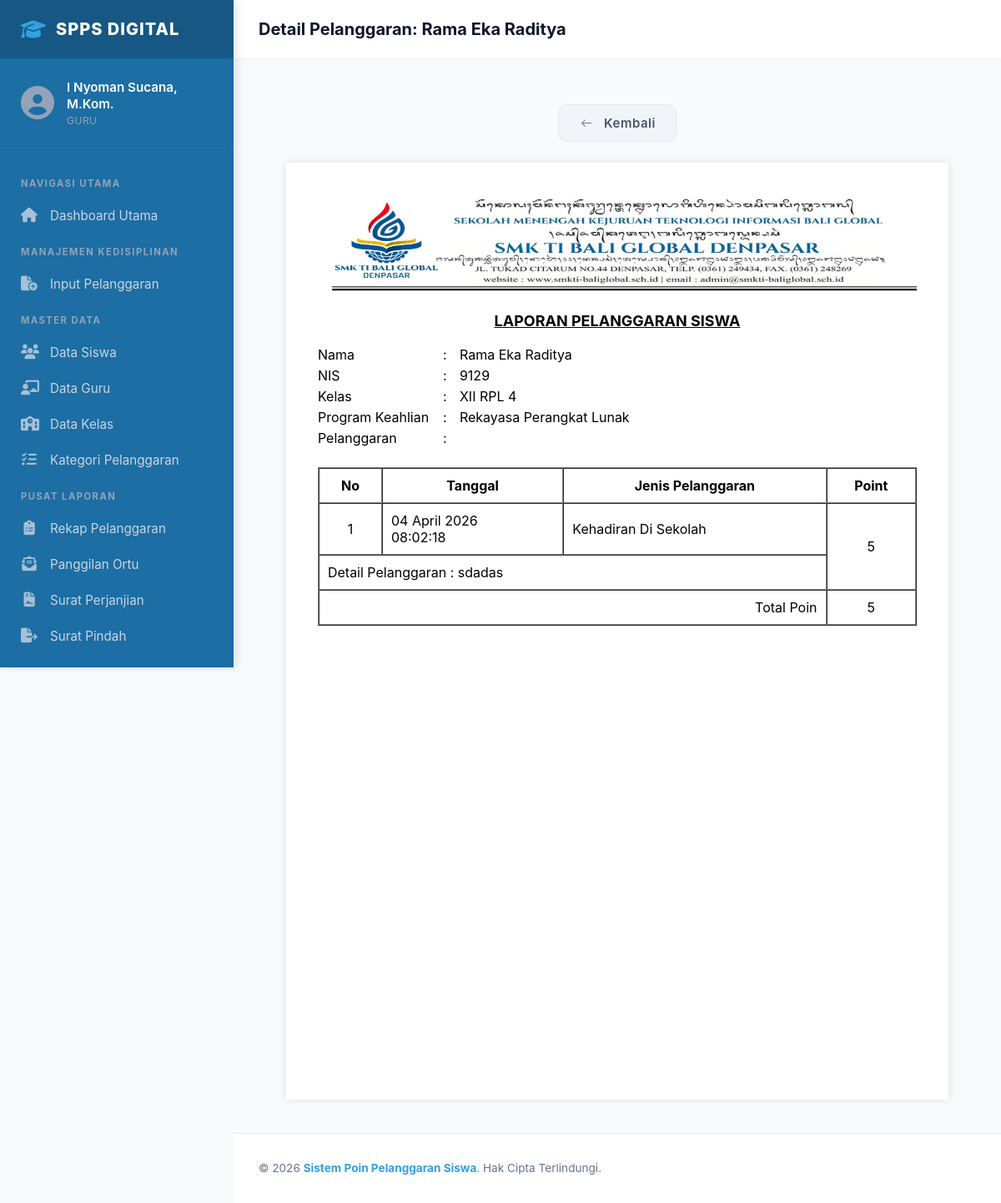
Before: /pages/laporan/detail_pelanggaran.php?nis=9129&from=list_panggilan_ortu.php (signed in) with the older database file.
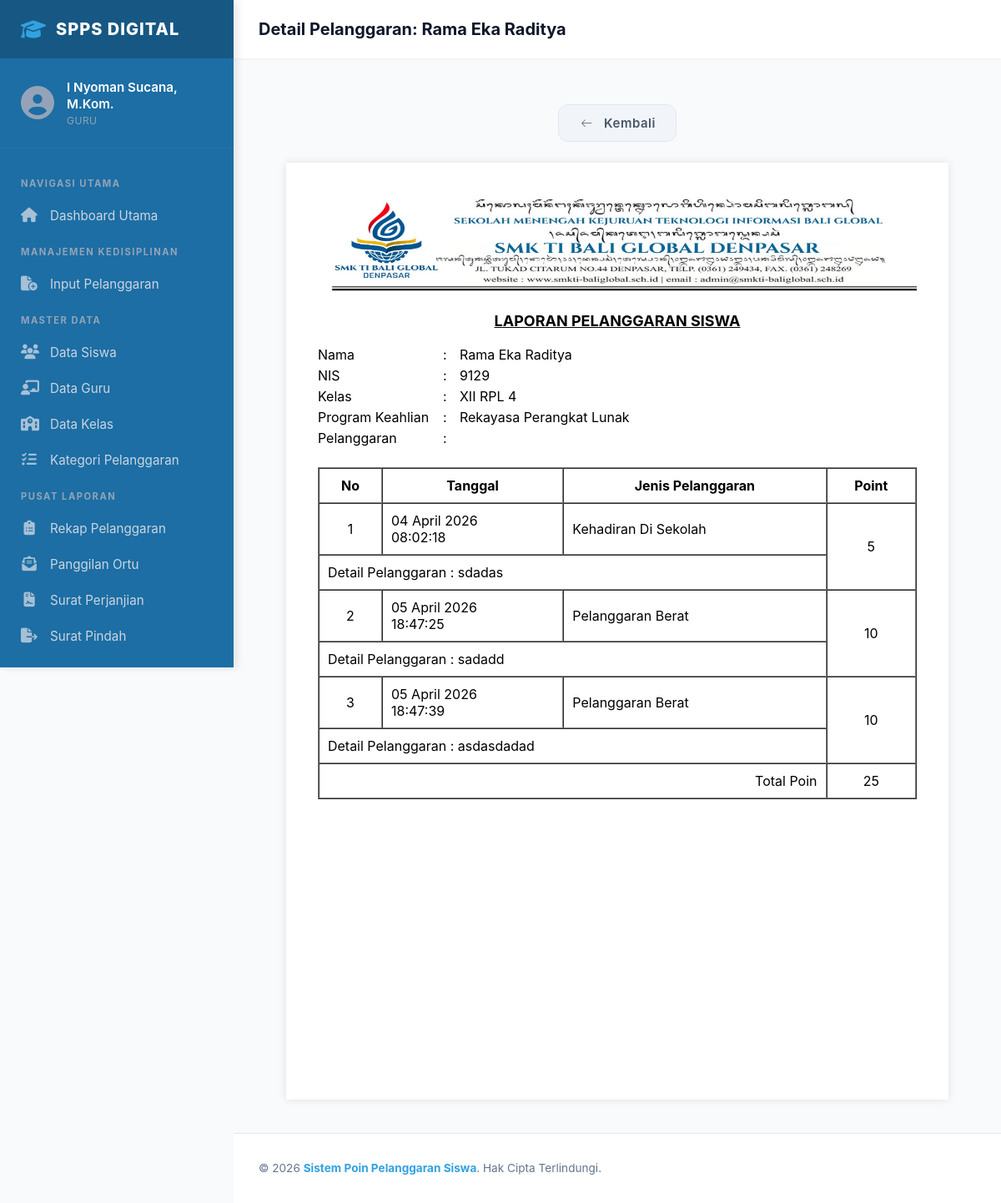
After: the same page with the newer database file.
### tables this page shows
CREATE TABLE `pelanggaran_siswa` (
  `id_pelanggaran_siswa` int(5) NOT NULL,
  `tanggal` datetime DEFAULT NULL,
  `nis` int(5) DEFAULT NULL,
  `id_jenis_pelanggaran` int(11) DEFAULT NULL,
  `keterangan` text DEFAULT NULL
);

CREATE TABLE `jenis_pelanggaran` (
  `id_jenis_pelanggaran` int(5) NOT NULL,
  `jenis` varchar(50) DEFAULT NULL,
  `poin` int(2) DEFAULT NULL
);

### pages/laporan/detail_pelanggaran.php (the view, shortened to what the changed rows need)
<?php
include ROOTPATH . "/config/config.php";
$nis = $_GET['nis'];
include ROOTPATH . "/includes/header.php";
?>
<link rel="stylesheet" href="/poin_pelanggaran_siswa/css/pages/laporan/detail_pelanggaran.css">
<div class="page">
    <br>
    <div class="content">
        <div class="indent">
            <br>
            <table border="1" cellpadding="10" cellspacing="0" width="100%">
                <thead align="center">
                    <tr>
                        <th>No</th>
                        <th>Tanggal</th>
                        <th>Jenis Pelanggaran</th>
                        <th>Point</th>
                    </tr>
                </thead>
                <tbody>
                    <?php
                    $no = 1;
                    $result_pelanggaran = mysqli_query($conn, "SELECT id_pelanggaran_siswa, tanggal, jenis, keterangan, poin FROM pelanggaran_siswa JOIN siswa USING(nis) JOIN jenis_pelanggaran USING(id_jenis_pelanggaran) WHERE nis = '$nis'");
                    while ($row_pelanggaran = mysqli_fetch_assoc($result_pelanggaran)){
                    ?>
                    <tr>
                        <td align="center"><?= $no++?></td>
                        <td>
                        <?php
                        $datetime = date("d-m-Y H:i:s", strtotime($row_pelanggaran['tanggal']));
                        $tanggal = explode(" ", $datetime);
                        $jam = $tanggal[1];
                        $tanggal = explode("-", $tanggal[0]);
                        $bulan = array(
                            "01" => "Januari",
                            "02" => "Pebruari",
                            "03" => "Maret",
                            "04" => "April",
                            "05" => "Mei",
                            "06" => "Juni",
                            "07" => "Juli",
                            "08" => "Agustus",
                            "09" => "September",
                            "10" => "Oktober",
                            "11" => "November",
                            "12" => "Desember"
                        );
                        $tanggal = $tanggal[0] . " " . $bulan[$tanggal[1]] . " " . $tanggal[2];
                        echo $tanggal;
                        echo "<br>";
                        echo $jam;
                        ?>
                    </td>
                        <td><?= htmlspecialchars($row_pelanggaran['jenis']) ?></td>
                        <td rowspan="2" align="center"><?= htmlspecialchars($row_pelanggaran['poin']) ?></td>
                    </tr>
                    <tr>
                        <td colspan="3">Detail Pelanggaran : <?= htmlspecialchars($row_pelanggaran['keterangan']) ?></td>
                    </tr>
                    <?php
                        }
                    ?>
                    <tr>
                        <td colspan="3" align="right">Total Poin</td>
                        <td align="center">
                            <?php
                             $total_poin = mysqli_fetch_assoc(mysqli_query($conn, "SELECT SUM(poin) FROM pelanggaran_siswa JOIN jenis_pelanggaran USING(id_jenis_pelanggaran) WHERE nis = '$nis'"))['SUM(poin)'];
                            echo $total_poin;
                            ?>
                        </td>
                    </tr>
                </tbody>
            </table>
        </div>
    </div>
</div>
<?php
include "../../includes/footer.php";
?>

Changed rows visible on the page:
added pelanggaran_siswa: tanggal "05 April 2026", tanggal "18:47:25", id_jenis_pelanggaran.jenis "Pelanggaran Berat", id_jenis_pelanggaran.poin "10", keterangan "sadadd"
added pelanggaran_siswa: tanggal "05 April 2026", tanggal "18:47:39", id_jenis_pelanggaran.jenis "Pelanggaran Berat", id_jenis_pelanggaran.poin "10", keterangan "asdasdadad"
Other visible differences:
$total_poin: "5" → "25"
